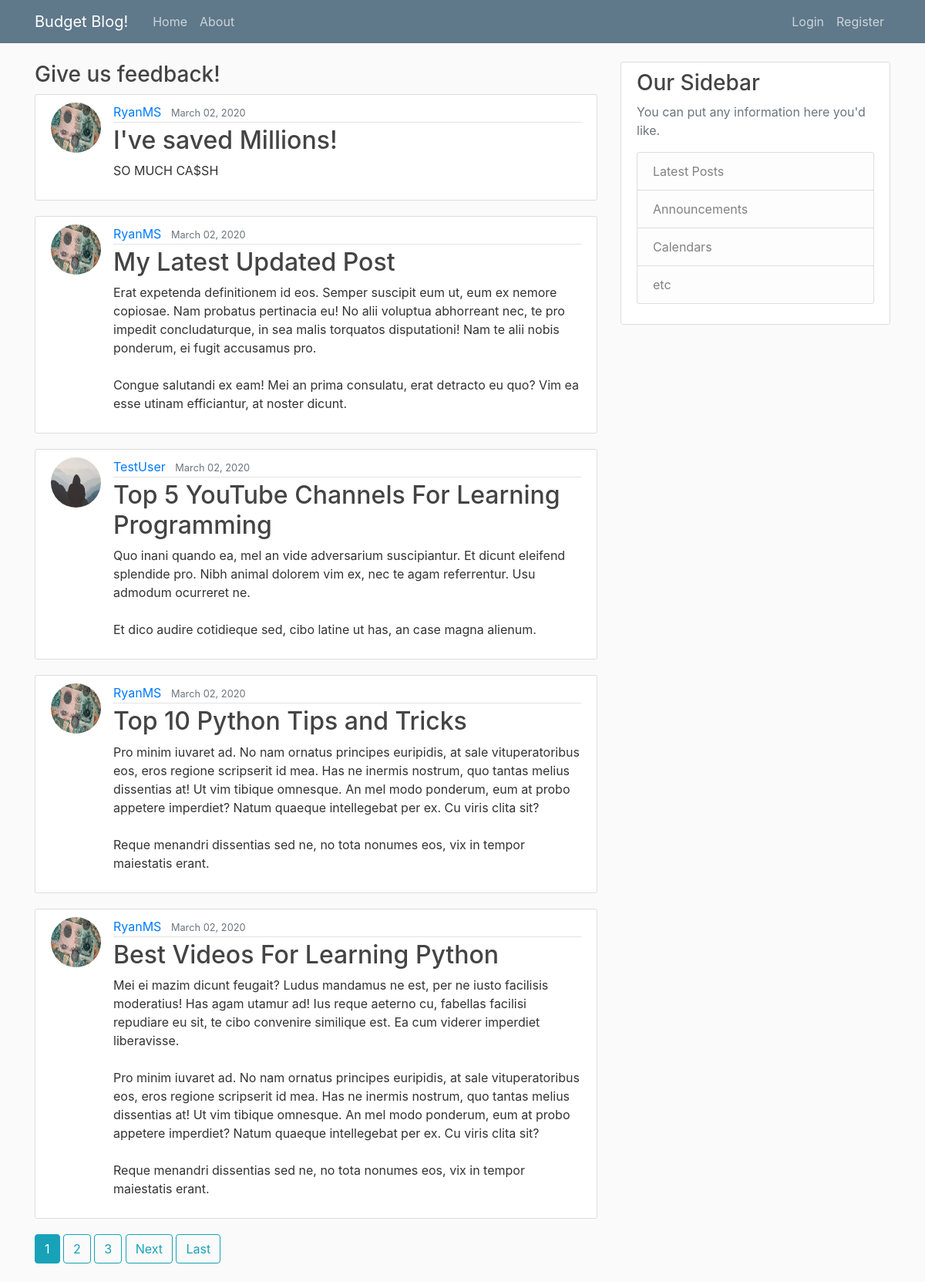
Before: / with the older database file.
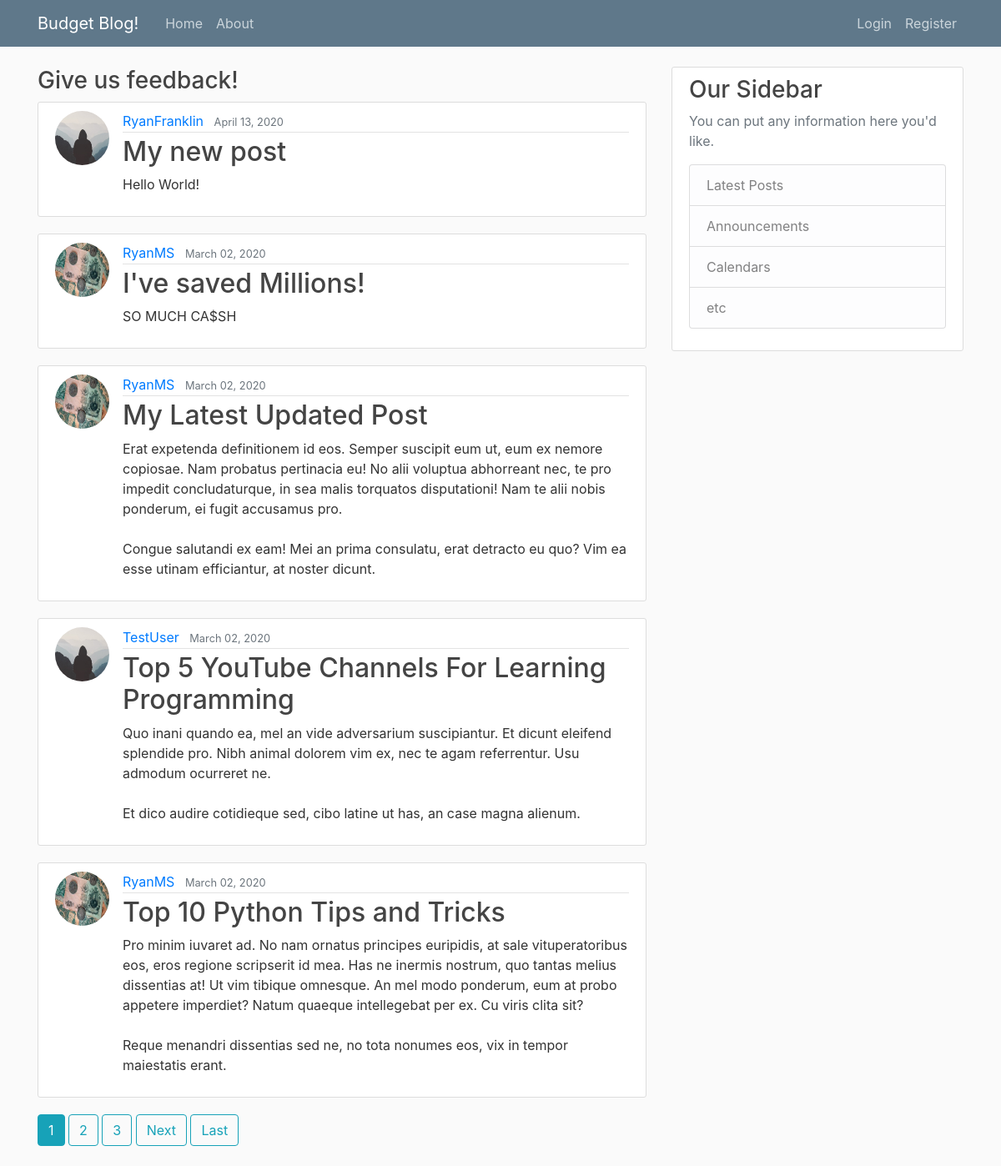
After: the same page with the newer database file.
### blog/models.py (models this page shows, shortened)
class Post(models.Model):
    title = models.CharField(max_length = 100)
    content = models.TextField()
    date_posted = models.DateTimeField(default=timezone.now)
    author = models.ForeignKey(User, on_delete=models.CASCADE)

### users/models.py (models this page shows, shortened)
class Profile(models.Model):
    user = models.OneToOneField(User, on_delete=models.CASCADE)
    image = models.ImageField(default='default.jpg', upload_to='profile_pics')

### blog/views.py (the view)
# urls.py: path('', PostListView.as_view(), name='blog-home'),
class PostListView(ListView):
    model = Post
    template_name = 'blog/home.html' # <app>/<model>_<viewtype>.html
    context_object_name = 'posts'
    ordering = ['-date_posted']
    paginate_by = 5

### blog/templates/blog/home.html (shortened to what this page needs)
{% extends "blog/base.html" %}
{% block content %}
  <h3>Give us feedback!</h3>
    {% for post in posts %}
        <article class="media content-section">
          <img class="rounded-circle article-img" src="{{ post.author.profile.image.url }}">
          <div class="media-body">
            <div class="article-metadata">
              <a class="mr-2" href="{% url 'user-posts' post.author.username %}">{{ post.author }}</a>
              <small class="text-muted">{{ post.date_posted|date:"F d, Y" }}</small>
            </div>
            <h2><a class="article-title" href="{% url 'post-detail' post.id %}">{{ post.title }}</a></h2>
            <p class="article-content">{{ post.content }}</p>
          </div>
        </article>
    {% endfor %}
    {% if is_paginated %}
      {% for num in page_obj.paginator.page_range %}
        {% if page_obj.number == num %}
          <a class="btn btn-info mb-4" href="?page={{ num }}">{{ num }}</a>
        {% elif num > page_obj.number|add:'-3' and num < page_obj.number|add:'3' %}
          <a class="btn btn-outline-info mb-4" href="?page={{ num }}">{{ num }}</a>
        {% endif %}
      {% endfor %}
      {% if page_obj.has_next %}
        <a class="btn btn-outline-info mb-4" href="?page={{ page_obj.next_page_number }}">Next</a>
        <a class="btn btn-outline-info mb-4" href="?page={{ page_obj.paginator.num_pages }}">Last</a>
      {% endif %}
    {% endif %}
{% endblock content %}

### blog/templates/blog/base.html (shortened to what this page needs)
{% load static %}
<!DOCTYPE html>
<html>
<head>
    <link rel="stylesheet" href="https://maxcdn.bootstrapcdn.com/bootstrap/4.0.0/css/bootstrap.min.css">
    <link rel="stylesheet" type="text/css" href="{% static 'blog/main.css' %}">
</head>
<body>
    <header class="site-header">
      <nav class="navbar navbar-expand-md navbar-dark bg-steel fixed-top">
        <div class="container">
          <a class="navbar-brand mr-4" href="{% url 'blog-home' %}">Budget Blog!</a>
          <div class="collapse navbar-collapse" id="navbarToggle">
            <div class="navbar-nav mr-auto">
              <a class="nav-item nav-link" href="{% url 'blog-home' %}">Home</a>
              <a class="nav-item nav-link" href="{% url 'blog-about' %}">About</a>
            </div>
            <div class="navbar-nav">
              {% if user.is_authenticated %}
                <a class="nav-item nav-link" href="{% url 'post-create' %}">New Post</a>
                <a class="nav-item nav-link" href="{% url 'budget_view' %}">Access Budget</a>
		            <a class="nav-item nav-link" href="{% url 'goals' %}">Goals</a>
 		            <a class="nav-item nav-link" href="{% url 'news' %}">Finance News</a>
                <a class="nav-item nav-link" href="{% url 'profile' %}">Profile</a>
                <a class="nav-item nav-link" href="{% url 'logout' %}">Logout</a>
              {% else %}
                <a class="nav-item nav-link" href="{% url 'login' %}">Login</a>
                <a class="nav-item nav-link" href="{% url 'register' %}">Register</a>
              {% endif %}
            </div>
          </div>
        </div>
      </nav>
    </header>
    <main role="main" class="container">
      <div class="row">
        <div class="col-md-8">
          {% block content %}{% endblock %}
        </div>
        <div class="col-md-4">
          <div class="content-section">
            <h3>Our Sidebar</h3>
            <p class='text-muted'>You can put any information here you'd like.
              <ul class="list-group">
                <li class="list-group-item list-group-item-light">Latest Posts</li>
                <li class="list-group-item list-group-item-light">Announcements</li>
                <li class="list-group-item list-group-item-light">Calendars</li>
                <li class="list-group-item list-group-item-light">etc</li>
              </ul>
            </p>
          </div>
        </div>
      </div>
    </main>
</body>
</html>

### blog/static/blog/main.css (style rules this page uses)
body { background: #fafafa; color: #333333; margin-top: 5rem; }
h1, h2, h3, h4, h5, h6 { color: #444444; }
ul { margin: 0; }
.bg-steel { background-color: #5f788a; }
.site-header .navbar-nav .nav-link { color: #cbd5db; }
.content-section { background: #ffffff; padding: 10px 20px; border: 1px solid #dddddd; border-radius: 3px; margin-bottom: 20px; }
.article-title { color: #444444; }
.article-content { white-space: pre-line; }
.article-img { height: 65px; width: 65px; margin-right: 16px; }
.article-metadata { padding-bottom: 1px; margin-bottom: 4px; border-bottom: 1px solid #e3e3e3 }

Changed rows visible on the page:
no longer on this page (row unchanged): Post: author.profile.image (picture), author "RyanMS", date_posted "March 02, 2020", title "Best Videos For Learning Python", content "Mei ei mazim dicunt feugait? Ludus mandamus ne est, per ne iusto facilisis moderatius! Has agam utamur ad! Ius reque aeterno cu, fabellas facilisi repudiare eu sit, te cibo convenire similique est. Ea cum viderer imperdiet liberavisse. Pro minim iuvaret ad. No nam ornatus principes euripidis, at sale vituperatoribus eos, eros regione scripserit id mea. Has ne inermis nostrum, quo tantas melius dissentias at! Ut vim tibique omnesque. An mel modo ponderum, eum at probo appetere imperdiet? Natum quaeque intellegebat per ex. Cu viris clita sit? Reque menandri dissentias sed ne, no tota nonumes eos, vix in tempor maiestatis erant."
added Post: author.profile.image (placeholder picture), author "RyanFranklin", date_posted "April 13, 2020", title "My new post", content "Hello World!"
